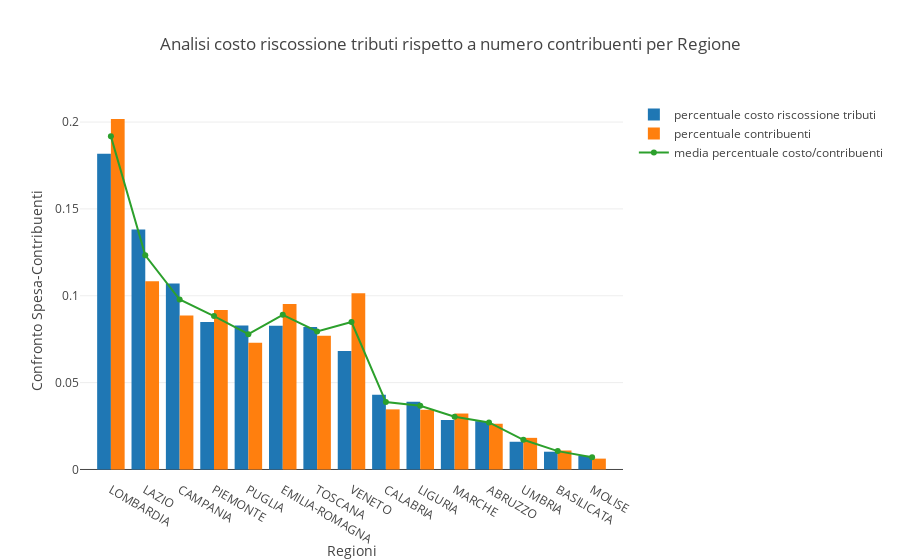

Notebook code cell kept with this figure:
### Code cell
df_regione2 = df_regione
sum_costo_medio = df_regione2[fattore].sum()
sum_numero_contribuenti = df_regione2[tot_contribuenti].sum()
df_regione2.loc[:, fattore] /= sum_costo_medio 
df_regione2.loc[:, tot_contribuenti] /= sum_numero_contribuenti

df_regione2 = df_regione2.sort_values(fattore, ascending=False)


#df_regione2 = df_regione2.sort_values(fattore, ascending=False)
media = (df_regione2[fattore] + df_regione2[tot_contribuenti]) / 2

data = [go.Bar(x=df_regione2.index, y=df_regione2[fattore], name = 'percentuale costo riscossione tributi'),
        go.Bar(x=df_regione2.index, y=df_regione2[tot_contribuenti], name = 'percentuale contribuenti'),
        go.Scatter(x=df_regione2.index, y=media, name = 'media percentuale costo/contribuenti')
           ]

layout_bar_contribuenti_spesa = go.Layout(
    title='Analisi costo riscossione tributi rispetto a numero contribuenti per Regione',
    xaxis=dict(
        title='Regioni',
    ),
    yaxis=dict(
        title='Confronto Spesa-Contribuenti',
    )
)

fig_bar_spesa_contribuenti = go.Figure(data=data, layout=layout_bar_contribuenti_spesa)

py.iplot(fig_bar_spesa_contribuenti)

fig_bar_spesa_contribuenti_path = 'imgs/spesa_contribuenti_regione_bar.png'

py_on.image.save_as(fig_bar_spesa_contribuenti, filename=fig_bar_spesa_contribuenti_path)

i = Image(fig_bar_spesa_contribuenti_path)
display(i)

### Figure 1 — Plotly figure (JSON) as saved in the notebook; plotly's stock layout.template omitted (floating-point values rounded to 4 significant figures)
{"data": [{"name": "percentuale costo riscossione tributi", "type": "bar", "x": ["LOMBARDIA", "LAZIO", "CAMPANIA", "PIEMONTE", "PUGLIA", "EMILIA-ROMAGNA", "TOSCANA", "VENETO", "CALABRIA", "LIGURIA", "MARCHE", "ABRUZZO", "UMBRIA", "BASILICATA", "MOLISE"], "y": [0.1818, 0.1382, 0.1071, 0.08483, 0.08282, 0.08279, 0.08195, 0.06824, 0.04299, 0.03904, 0.02848, 0.02782, 0.01595, 0.01022, 0.007825]}, {"name": "percentuale contribuenti", "type": "bar", "x": ["LOMBARDIA", "LAZIO", "CAMPANIA", "PIEMONTE", "PUGLIA", "EMILIA-ROMAGNA", "TOSCANA", "VENETO", "CALABRIA", "LIGURIA", "MARCHE", "ABRUZZO", "UMBRIA", "BASILICATA", "MOLISE"], "y": [0.2018, 0.1083, 0.08859, 0.09183, 0.07297, 0.09521, 0.07702, 0.1015, 0.03459, 0.03435, 0.03221, 0.02632, 0.0182, 0.01092, 0.006242]}, {"name": "media percentuale costo/contribuenti", "type": "scatter", "x": ["LOMBARDIA", "LAZIO", "CAMPANIA", "PIEMONTE", "PUGLIA", "EMILIA-ROMAGNA", "TOSCANA", "VENETO", "CALABRIA", "LIGURIA", "MARCHE", "ABRUZZO", "UMBRIA", "BASILICATA", "MOLISE"], "y": [0.1918, 0.1232, 0.09785, 0.08833, 0.07789, 0.089, 0.07948, 0.08486, 0.03879, 0.03669, 0.03034, 0.02707, 0.01707, 0.01057, 0.007033]}], "layout": {"title": "Analisi costo riscossione tributi rispetto a numero contribuenti per Regione", "xaxis": {"title": "Regioni"}, "yaxis": {"title": "Confronto Spesa-Contribuenti"}}}
